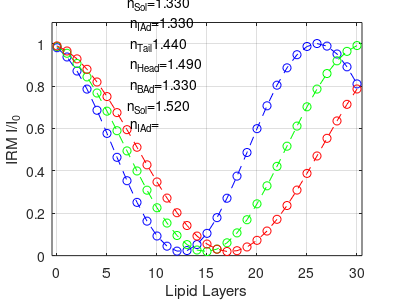
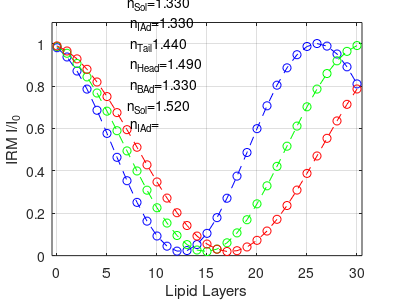
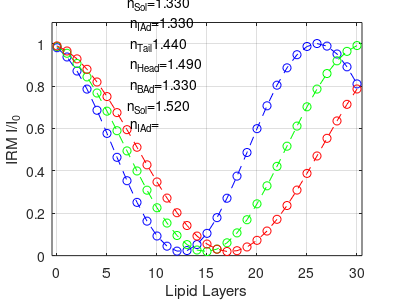

Write MATLAB code to recreate these figures, in order.
%% V: Head-Tail Simulation, Interstitial Adlayers
clear; clc;

%IRM Light Wavelength
lambda1 = 450e-9;
lambda2 = 532e-9; 
lambda3 = 610e-9;

%Refractive Indices
n0 = 1.52; %Substrate refractive index
n1 = 1.33; %Base adlayer refractive index
n2 = 1.49; %Phosphocholine lipid head group refractive index
n3 = 1.44; %Lipid tail group refractive index (octadecane used in model)
n4 = 1.33; %Interstitial adlayer refractive index
n5 = 1.33; %PBS top solution and water adlayer refractive index

%Distances and Wavelength
m = 0:30;
npoint=max(size(m));
d1 = 1e-9; %Base adlayer thickness
d2 = 0.5e-9; %Phosphocholine head thickness
d3 = 4e-9; %Tail thickness
d4 = 0.75e-9; %Interstitial adlayer thickness

%Fresnel Reflectance Coefficients
r01 = (n0-n1)/(n0+n1); %Substrate to base adlayer
r12 = (n1-n2)/(n1+n2); %Base adlayer to head
r23 = (n2-n3)/(n2+n3); %Head to tail
r32 = -r23; %Tail to head
r24 = (n2-n4)/(n2+n4); %Head to interstitial adlayer
r42 = -r24; %Interstitial adlayer to head
r25 = (n2-n5)/(n2+n5); %Head to top solution

%Fresnel Transmittance Coefficients
t01 = 2*n0/(n0+n1);  %Substrate to base adlayer
t12 = 2*n1/(n1+n2); %Base adlayer to head
t23 = 2*n2/(n2+n3); %Head to tail
t32 = 2*n3/(n2+n3); %Tail to head
t24 = 2*n2/(n2+n4); %Head to interstitial adlayer
t42 = 2*n4/(n2+n4); %Interstitial adlayer to head
t25 = 2*n2/(n2+n5); %Head to top solution

%Transfer Matrices between layers
M01 = [1,r01;r01,1]/t01; %Substrate to base adlayer
M12 = [1,r12;r12,1]/t12; %Base adlayer to head
M23 = [1,r23;r23,1]/t23; %Head to tail
M32 = [1,r32;r32,1]/t32; %Tail to head
M24 = [1,r24;r24,1]/t24; %Head to interstitial adlayer
M42 = [1,r42;r42,1]/t42; %Interstitial adlayer to head
M25 = [1,r25;r25,1]/t25; %Head to top solution 

%Transfer Matrices within layers
phi1_l1 = 2*pi*n1*d1/lambda1; %Base adlayer
phi2_l1 = 2*pi*n2*d2/lambda1; %Head
phi3_l1 = 2*pi*n3*d3/lambda1; %Tail
phi4_l1 = 2*pi*n4*d4/lambda1; %Interstitial adlayer
M1_l1 = [exp(1i*phi1_l1),0;0,exp(-1*1i*phi1_l1)]; %Base adlayer
M2_l1 = [exp(1i*phi2_l1),0;0,exp(-1*1i*phi2_l1)]; %Head
M3_l1 = [exp(1i*phi3_l1),0;0,exp(-1*1i*phi3_l1)]; %Tail
M4_l1 = [exp(1i*phi4_l1),0;0,exp(-1*1i*phi4_l1)]; %Interstitial adlayer

phi1_l2 = 2*pi*n1*d1/lambda2; %Base adlayer
phi2_l2 = 2*pi*n2*d2/lambda2; %Head
phi3_l2 = 2*pi*n3*d3/lambda2; %Tail
phi4_l2 = 2*pi*n4*d4/lambda2; %Interstitial adlayer
M1_l2 = [exp(1i*phi1_l2),0;0,exp(-1*1i*phi1_l2)]; %Base adlayer
M2_l2 = [exp(1i*phi2_l2),0;0,exp(-1*1i*phi2_l2)]; %Head
M3_l2 = [exp(1i*phi3_l2),0;0,exp(-1*1i*phi3_l2)]; %Tail
M4_l2 = [exp(1i*phi4_l2),0;0,exp(-1*1i*phi4_l2)]; %Interstitial adlayer

phi1_l3 = 2*pi*n1*d1/lambda3; %Base adlayer
phi2_l3 = 2*pi*n2*d2/lambda3; %Head
phi3_l3 = 2*pi*n3*d3/lambda3; %Tail
phi4_l3 = 2*pi*n4*d4/lambda3; %Interstitial adlayer
M1_l3 = [exp(1i*phi1_l3),0;0,exp(-1*1i*phi1_l3)]; %Base adlayer
M2_l3 = [exp(1i*phi2_l3),0;0,exp(-1*1i*phi2_l3)]; %Head
M3_l3 = [exp(1i*phi3_l3),0;0,exp(-1*1i*phi3_l3)]; %Tail
M4_l3 = [exp(1i*phi4_l3),0;0,exp(-1*1i*phi4_l3)]; %Interstitial adlayer

%Coefficients
r=zeros(npoint,1);
t=r;
R=r;
T=r;
C=R;

%Light Pathway: m01 - m1 - m12 - (j-1)[m2 - m23 - m3 - m32 - m2 - m24 - m4
%- m42] - m2 - m23 - m3 - m32 - m2 - m25
for j=1:npoint
	M_l1 = M01*M1_l1*M12*[(M2_l1*M23*M3_l1*M32*M2_l1*M24*M4_l1*M42)^(j-1)]*M2_l1*M23*M3_l1*M32*M2_l1*M25
	r_l1(j)=M_l1(2,1)/M_l1(1,1);
    t_l1(j)=1/M_l1(1,1);
	
	M_l2 = M01*M1_l2*M12*[(M2_l2*M23*M3_l2*M32*M2_l2*M24*M4_l2*M42)^(j-1)]*M2_l2*M23*M3_l2*M32*M2_l2*M25
	r_l2(j)=M_l2(2,1)/M_l2(1,1);
    t_l2(j)=1/M_l2(1,1);
	
    M_l3 = M01*M1_l3*M12*[(M2_l3*M23*M3_l3*M32*M2_l3*M24*M4_l3*M42)^(j-1)]*M2_l3*M23*M3_l3*M32*M2_l3*M25
	r_l3(j)=M_l3(2,1)/M_l3(1,1);
    t_l3(j)=1/M_l3(1,1);
end
for k=1:npoint
        R_l1(k)=norm(r_l1(k))^2;
        T_l1(k)=norm(t_l1(k))^2*n5/n0;
		
		R_l2(k)=norm(r_l2(k))^2;
        T_l2(k)=norm(t_l2(k))^2*n5/n0;
		
		R_l3(k)=norm(r_l3(k))^2;
        T_l3(k)=norm(t_l3(k))^2*n5/n0;
end

Rbg=(((n0-n5)./(n0+n5)).^2);
CIRM_l1=R_l1./Rbg;
CIRM_l2=R_l2./Rbg;
CIRM_l3=R_l3./Rbg;


%Creating the graph
figure(2);
plot(m,CIRM_l1,'b--o')
hold on 
plot(m,CIRM_l2,'g--o')
plot(m,CIRM_l3,'r--o')
hold off
xlabel('Lipid Layers')
ylabel('IRM I/I_0')
grid on;
ylim([0,1.1])
xlim([min(m)-0.5,max(m)+0.5])
textct=sprintf('n_S_o_l=%4.3f\n n_I_A_d=%4.3f\n n_T_a_i_l%4.3f\n n_H_e_a_d=%4.3f\n n_B_A_d=%4.3f\n',n5,n4,n3,n2,n1,n0);
% text('Position',[20 1 0]);
% text(min(xlim())+0.6*(max(xlim())-min(xlim())),0.8*min(ylim())+0.2*(max(ylim())-min(ylim())),textct);
text(7,0.9,textct);

set(gcf,'PaperUnits','inches','PaperPosition',[0 0 4 3])
opfnhead=sprintf('nSol=%4.2f,nIAd=%4.2f, nTail =%4.2f,nHead=%4.2f, nBAd = %4.2f, wavelength=%4.1fnm, HeadTailBaseAdlayer',n5,n4,n3,n2,n1,lambda1*1e9);
print([opfnhead,'.png'],'-dpng');
dlmwrite([opfnhead,'.dat'],[m,CIRM_l1],'\t');
I_glass=4000;
Mimg=I_glass*ones(1024,1024);
Mimg(212:812,212:812)=I_glass*CIRM_l1(2);
Mimg(412:612,412:612)=I_glass*CIRM_l1(3);
imwrite(uint16(Mimg),[opfnhead,'.tif']);

opfnhead=sprintf('nSol=%4.2f,nIAd=%4.2f, nTail =%4.2f,nHead=%4.2f, nBAd = %4.2f, wavelength=%4.1fnm, HeadTailBaseAdlayer',n5,n4,n3,n2,n1,lambda2*1e9);
print([opfnhead,'.png'],'-dpng');
dlmwrite([opfnhead,'.dat'],[m,CIRM_l2],'\t');
I_glass=4000;
Mimg=I_glass*ones(1024,1024);
Mimg(212:812,212:812)=I_glass*CIRM_l2(2);
Mimg(412:612,412:612)=I_glass*CIRM_l2(3);
imwrite(uint16(Mimg),[opfnhead,'.tif']);

opfnhead=sprintf('nSol=%4.2f,nIAd=%4.2f, nTail =%4.2f,nHead=%4.2f, nBAd = %4.2f, wavelength=%4.1fnm, HeadTailBaseAdlayer',n5,n4,n3,n2,n1,lambda3*1e9);
print([opfnhead,'.png'],'-dpng');
dlmwrite([opfnhead,'.dat'],[m,CIRM_l3],'\t');
I_glass=4000;
Mimg=I_glass*ones(1024,1024);
Mimg(212:812,212:812)=I_glass*CIRM_l3(2);
Mimg(412:612,412:612)=I_glass*CIRM_l3(3);
imwrite(uint16(Mimg),[opfnhead,'.tif']);